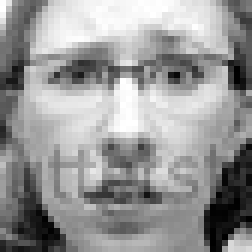
#> input picture images_cropped/train/surprise/132.jpg, 42 x 42 px (shown 6 times larger); its folder holds 3 pictures in this run
$ jupyter execute image_augmentation.ipynb
#> lines starting #> are read from the running program, lines starting #| are printed output that depends on the picture
[cell 1]
import os

[cell 2]
import cv2

[cell 3]
directory = 'images_cropped/train/surprise/'

[cell 4]
for file in os.listdir(directory):
    if file == '.DS_Store':
        continue
    image = cv2.imread(directory + file)
#> image is the input picture: shape (42, 42, 3); min 0, max 255, mean 151.3
    #print(file)
    flipped_image = cv2.flip(image, 1)
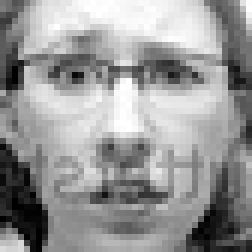
#> flipped_image: shape (42, 42, 3) (shown 6 times larger); min 0, max 255, mean 151.3
    filename = 'flip_' + file
    filename = 'images_cropped/train/surprise_flip/' + filename
    cv2.imwrite(filename, flipped_image)
#> pass 2 of the loop `for file in os.listdir(directory):`:
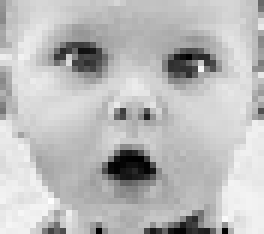
#> input picture images_cropped/train/surprise/28730.jpg, 44 x 39 px (shown 6 times larger)
#> image is the input picture: shape (39, 44, 3); min 0, max 253, mean 186.7
#> `flipped_image = cv2.flip(image, 1)`:
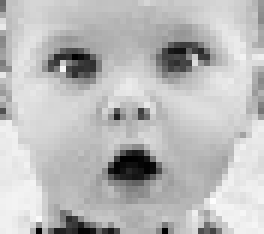
#> flipped_image: shape (39, 44, 3) (shown 6 times larger); min 0, max 253, mean 186.7
#> pass 3 of the loop `for file in os.listdir(directory):`:
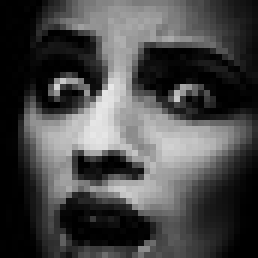
#> input picture images_cropped/train/surprise/28891.jpg, 43 x 43 px (shown 6 times larger)
#> image is the input picture: shape (43, 43, 3); min 0, max 232, mean 71.7
#> `flipped_image = cv2.flip(image, 1)`:
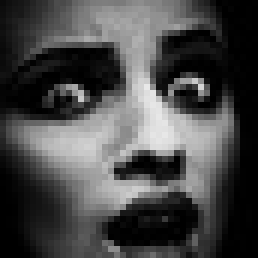
#> flipped_image: shape (43, 43, 3) (shown 6 times larger); min 0, max 232, mean 71.7
    #print(i)
